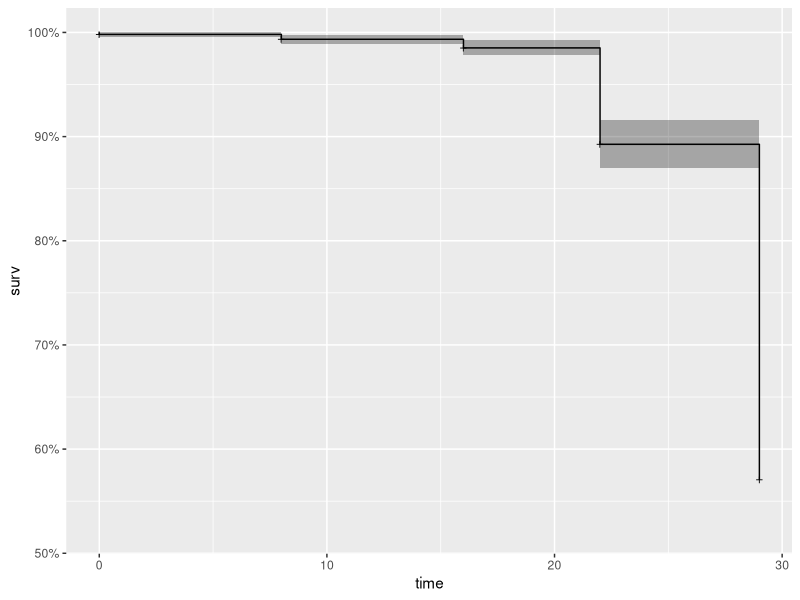
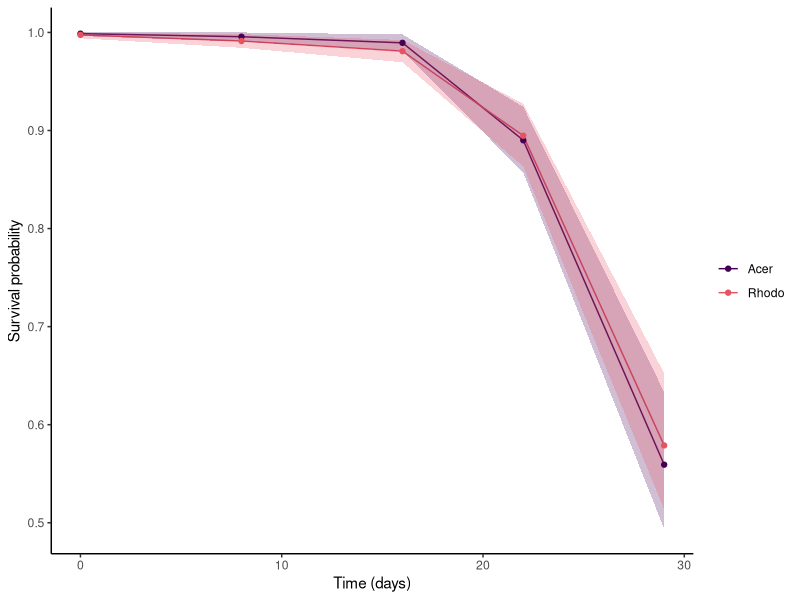
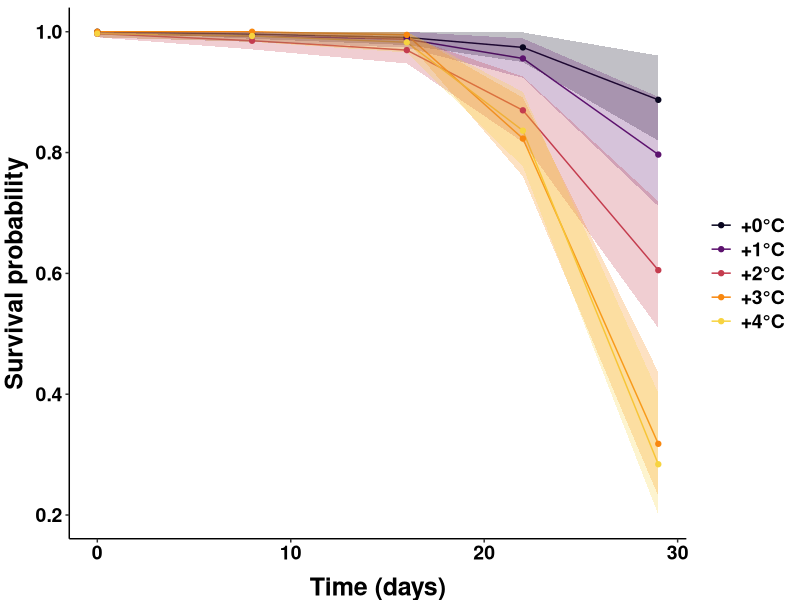

Source code (R) for these figures, in order: (Note: this script raises an error after producing the figures.)
## ---- chunk 1

library(survival)
library(ggfortify)
library(ranger)
library(viridis)
library(survminer)
library(tidyverse)

surv.data<-read.csv("Survivorship_data_20May2020.csv")
surv.data<-surv.data[-c(8:15)]#delete extraneous columns

## ---- chunk 2

surv.data$trt_ID<-paste(surv.data$channel,surv.data$leaf.sp,sep="-")

initial_counts<-surv.data[1:40,] #first 40 columns contain the initial number of insects in each treatment

surv.data2<-surv.data[41:nrow(surv.data),] #last 40 columns contain the survivorship observations  for the rest of the experiment

day_sampled<-as.numeric(levels(as.factor(as.character(surv.data$days.since.start)))) #experiment days we checked the channels for survivorship

IDS<-levels(as.factor(surv.data$trt_ID))

## ---- chunk 3
long_surv_data<-data.frame()

for (i in 1:nrow(surv.data2)){

  
  surv.data1<-surv.data2[i,]
  previous_sample<-surv.data[i,]
  
  initial<-initial_counts[initial_counts$trt_ID==surv.data1$trt_ID,]
  
  survivors<-surv.data1$X.surviving
  dead<-initial$X.surviving-surv.data1$X.surviving
  
  surv.data3<-data.frame(Temp=surv.data1$temp.trt,Leaf.sp=surv.data1$leaf.sp,date=surv.data1$date,end_day=surv.data1$days.since.start,start_day=previous_sample$days.since.start,ID=surv.data1$trt_ID
                 ,status=c(rep(0,survivors),rep(1,dead)))
  
  long_surv_data<-rbind(long_surv_data,surv.data3)
}

#"status" is the status of each bug in each treatment in the experiment on a given day. 0=alive, 1=dead. Should be 8 bugs with a "status" associated per species per channel
## ---- chunk 4

survival_object1 <- Surv(time=long_surv_data$start_day,
                        time2=long_surv_data$end_day,
                        event=long_surv_data$status,
                        type="interval")

## ---- chunk 5

surv.curve.1 <- survfit(survival_object1~1, data=long_surv_data)
summary(surv.curve.1)
autoplot(surv.curve.1)

## ---- chunk 6

surv.curve.2.leaf <- survfit(survival_object1~Leaf.sp,data=long_surv_data)

summary(surv.curve.2.leaf)

survleaf.plot <- ggplot(surv.curve.2.leaf,aes(x=time,y=surv,color=strata, fill=strata))+
  geom_line()+
  theme_classic()+
  geom_ribbon(aes(ymin=surv.curve.2.leaf$lower, ymax=surv.curve.2.leaf$upper), show.legend=FALSE, linetype=0, alpha=0.25)+
  xlab("Time (days)")+ylab("Survival probability")+
  scale_color_manual(values=c("#440154FF", "#E85362FF"),
                     name="Leaf type",
                     breaks=c("Acer", "Rhodo"),
                     labels=c("Acer", "Rhodo"))+
  scale_fill_manual(values=c("#440154FF", "#E85362FF"), guide=FALSE)+
  theme(legend.title=element_blank())+
  geom_point()

survleaf.plot

## ---- chunk 7

surv.curve.3.temp <- survfit(survival_object1~Temp,data=long_surv_data)
summary(surv.curve.3.temp)

black.bold.text<-element_text(face = "bold", color = "black", size=14)
black.bold.text.labs<-element_text(face="bold", color="black", size=12)
black.bold.text.leg<-element_text(face="bold", color="black", size=10)

survtemp.plot <- ggplot(surv.curve.3.temp,aes(x=time,y=surv,color=strata, fill=strata))+
  geom_line()+
  theme_classic()+
  geom_ribbon(aes(ymin=surv.curve.3.temp$lower, ymax=surv.curve.3.temp$upper), show.legend=FALSE, linetype=0, alpha=0.25)+
  xlab("Time (days)")+
  ylab("Survival probability")+
  scale_color_manual(values=c("#08051EFF", "#5C126EFF", "#C43C4EFF", "#F8870EFF", "#F7D340FF"),
                     breaks=c("0", "1", "2", "3", "4"),
                     labels=c("+0°C", "+1°C", "+2°C", "+3°C", "+4°C"))+
  scale_fill_manual(values=c("#08051EFF", "#5C126EFF", "#C43C4EFF", "#F8870EFF", "#F7D340FF"), guide=FALSE)+
  theme(legend.title=element_blank())+
  geom_point()+
  theme(axis.title=black.bold.text)+
  theme(axis.text=black.bold.text.labs)+
  theme(axis.title.x = element_text(vjust=-0.5))+
  theme(axis.title.y = element_text(vjust=1.5))+
  theme(legend.text = black.bold.text.leg)+
  theme(axis.text=element_text(size=14))+
  theme(axis.title=element_text(size=18))+
  theme(legend.text=element_text(size=14))

survtemp.plot

## ---- chunk 8
#Create new survival object
survival_object2 <- Surv(time=long_surv_data$start_day+0.01,
                         time2=long_surv_data$end_day+0.01,
                         event=long_surv_data$status,
                         type="interval")

#survival_object2 is the same as survival_object1, except we need to add a little bit to each day. This is because the survreg function cannot handle 0 values of day

model1_leaf_temp_interaction <- survreg(survival_object2 ~ Temp*Leaf.sp, data=long_surv_data, dist="exponential")

round(anova(model1_leaf_temp_interaction),2)

summary(model1_leaf_temp_interaction)
#Temperature has a significant negative effect on survival (p=1.7e-08)
#Leaf species has no significant effect on survival
#The interaction between temperature and leaf species is not significant

## ---- chunk 9

model2_leaf_temp_interaction <- survreg(survival_object2 ~ Temp*Leaf.sp + frailty.gaussian(long_surv_data$ID),
                                        data=long_surv_data,
                                        dist="exponential")
#NOTE 31Jul23 - frailty.gaussian term no longer works after updating packages.. Apparently this usage of frailty terms was never supported by survreg according to the updates page for the survival package...

round(anova(model2_leaf_temp_interaction),4)#error because frailty term didn't work
summary(model2_leaf_temp_interaction)#error because frailty term didn't work

###

#31 July 2023 - try replacing frailty term with "+cluster(long_surv_data$ID)"
model2a_leaf_temp_interaction <- survreg(survival_object2 ~ Temp*Leaf.sp + cluster(long_surv_data$ID),data=long_surv_data,dist="exponential")
round(anova(model2a_leaf_temp_interaction),4)
summary(model2a_leaf_temp_interaction)

#works - slightly different values in table but same results statistically -- does this solution work??

## ---- chunk 10

model3_temp_only <- survreg(survival_object2 ~ Temp + cluster(long_surv_data$ID), data=long_surv_data,dist="exponential")
#Note 31 July 23 - replaced frailty term with "+cluster(long_surv_data$ID)"

round(anova(model3_temp_only),4)

summary(model3_temp_only)
